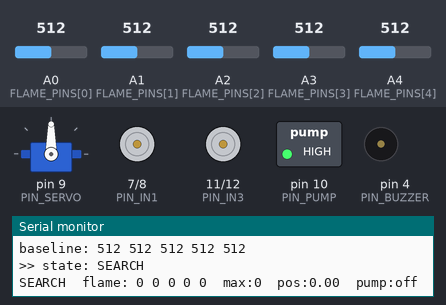
This sketch was run on a simulated Arduino Uno, built with avr-gcc and run on an emulated ATmega328P. Shown: servo, motor-driver pin pairs drawn as motors (green arrow = first pin HIGH = forward, orange = second pin HIGH = backward, longer = more drive, scaled by the enable pin), switched loads named in the sketch (green lamp = pin HIGH), buzzer (waves = sounding), the last lines printed to the serial monitor. Inputs (shaded band) come from the test bench; at power-on: A0 (FLAME_PINS[0]) = 512, A2 (FLAME_PINS[2]) = 512, A3 (FLAME_PINS[3]) = 512, A1 (FLAME_PINS[1]) = 512, A4 (FLAME_PINS[4]) = 512.

Above: at 3.64 s.
3.9 s: A0 (FLAME_PINS[0]) set to 406
6.9 s: A0 (FLAME_PINS[0]) set to 385
At 7.3 s:
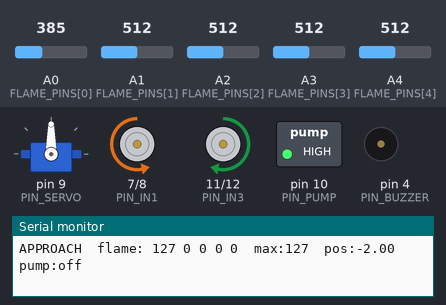
8.4 s: A2 (FLAME_PINS[2]) set to 440
9.9 s: A2 (FLAME_PINS[2]) set to 410
At 10.2 s:
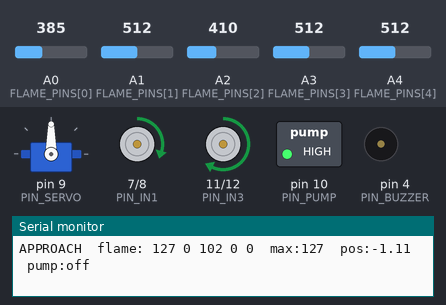
11.4 s: A3 (FLAME_PINS[3]) set to 409
12.9 s: A3 (FLAME_PINS[3]) set to 380
At 13.7 s:
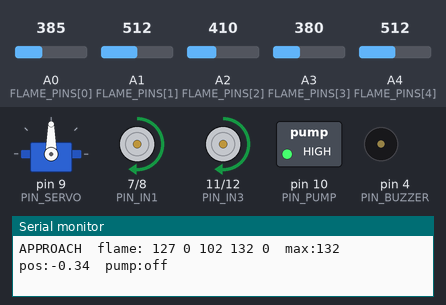
Timing chart, 0 to 15.4 s (numbered marks = the images above; inputs shaded):
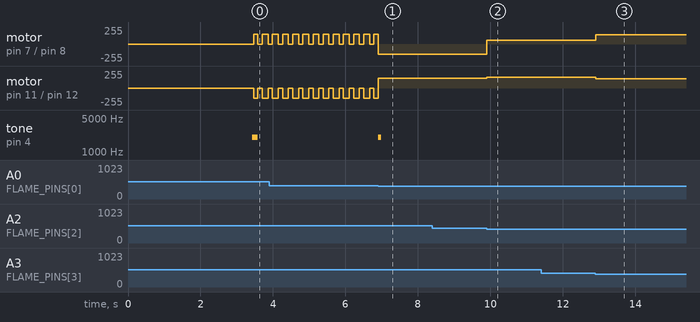

The sketch:

fire_fighting_robot.ino
```cpp
// ============================================================================
//  Autonomous Fire-Fighting Robot
//  Arduino UNO + 5-channel IR flame sensor + L298N + 2 DC motors
//  + relay-switched water pump + SG90 nozzle servo + buzzer
//
//  Behaviour (a "state machine"):
//
//    STARTING -> SEARCH -> APPROACH -> EXTINGUISH -> CHECK -+-> BACK_OFF -> SEARCH
//                  ^          ^                       |     |   (fire is out)
//                  |          +------ still burning --+     |
//                  +-------------- flame lost --------------+
//                                     too many attempts -> ALARM
//
//  All pins and tunable numbers are in config.h.
// ============================================================================
#include <Servo.h>
#include "config.h"

// ---------------------------------------------------------------------------
//  State machine
// ---------------------------------------------------------------------------
enum State { STARTING, SEARCH, APPROACH, EXTINGUISH, CHECK, BACK_OFF, ALARM };
const char *const STATE_NAMES[] = {"STARTING", "SEARCH",   "APPROACH", "EXTINGUISH",
                                   "CHECK",    "BACK_OFF", "ALARM"};

State state = STARTING;
unsigned long stateStart = 0;  // millis() when we entered the current state

// ---------------------------------------------------------------------------
//  Flame sensor data
// ---------------------------------------------------------------------------
int baseline[FLAME_COUNT];  // raw values with no fire (measured at start-up)
int strength[FLAME_COUNT];  // how strongly each channel sees a flame (0 = none)
int maxStrength = 0;        // strongest channel
float flamePosition = 0;    // -2 = far left, 0 = straight ahead, +2 = far right
unsigned long lastSeen = 0; // last time a flame was visible

// ---------------------------------------------------------------------------
//  Actuators
// ---------------------------------------------------------------------------
Servo nozzle;
int servoAngle = SERVO_CENTER;
int servoDirection = 1;
unsigned long lastServoStep = 0;

bool pumpOn = false;
unsigned long pumpOnSince = 0;


uint8_t sprayAttempts = 0;
unsigned long lastSensorRead = 0;
unsigned long lastDebug = 0;
unsigned long lastAlarmBeep = 0;

// ===========================================================================
//  Small helpers
// ===========================================================================
unsigned long timeInState() { return millis() - stateStart; }

// --- Motors ----------------------------------------------------------------
// speed: -255 (full reverse) .. 0 (stop) .. +255 (full forward)
void driveMotor(uint8_t pinEnable, uint8_t pinA, uint8_t pinB, int speed, bool reversed) {
  if (reversed) speed = -speed;
  speed = constrain(speed, -255, 255);
  if (speed > 0) {
    digitalWrite(pinA, HIGH);
    digitalWrite(pinB, LOW);
  } else if (speed < 0) {
    digitalWrite(pinA, LOW);
    digitalWrite(pinB, HIGH);
  } else {
    digitalWrite(pinA, LOW);
    digitalWrite(pinB, LOW);
  }
  analogWrite(pinEnable, abs(speed));
}

void setMotors(int left, int right) {
  driveMotor(PIN_ENA, PIN_IN1, PIN_IN2, left, LEFT_MOTOR_REVERSED);
  driveMotor(PIN_ENB, PIN_IN3, PIN_IN4, right, RIGHT_MOTOR_REVERSED);
}

void stopMotors() { setMotors(0, 0); }

// --- Pump (through the relay) ----------------------------------------------
void setPump(bool on) {
  if (on && !pumpOn) pumpOnSince = millis();
  pumpOn = on;
  bool level = RELAY_ACTIVE_LOW ? !on : on;
  digitalWrite(PIN_PUMP, level ? HIGH : LOW);
}

// --- Buzzer (non-blocking) -------------------------------------------------
// tone() plays in the background and stops by itself after `ms`.
// It works with an active buzzer too (and makes the Wokwi piezo audible).
void beep(unsigned long ms) { tone(PIN_BUZZER, BUZZER_HZ, ms); }

// --- Nozzle sweep (non-blocking) -------------------------------------------
void centerNozzle() {
  servoAngle = SERVO_CENTER;
  servoDirection = 1;
  nozzle.write(servoAngle);
}

void sweepNozzle() {
  if (millis() - lastServoStep < SERVO_STEP_MS) return;
  lastServoStep = millis();
  servoAngle += servoDirection * SERVO_STEP_DEG;
  if (servoAngle >= SERVO_CENTER + SERVO_SWEEP) servoDirection = -1;
  if (servoAngle <= SERVO_CENTER - SERVO_SWEEP) servoDirection = 1;
  nozzle.write(servoAngle);
}

// ===========================================================================
//  Flame sensor
// ===========================================================================
// Measure every channel with NO fire in view. Everything is compared to this,
// so the robot adapts to the room's light by itself.
void calibrateFlameSensor() {
  long sum[FLAME_COUNT] = {0};
  const int samples = 40;
  for (int s = 0; s < samples; s++) {
    for (uint8_t i = 0; i < FLAME_COUNT; i++) sum[i] += analogRead(FLAME_PINS[i]);
    delay(10);
  }
  for (uint8_t i = 0; i < FLAME_COUNT; i++) baseline[i] = sum[i] / samples;
}

void readFlameSensor() {
  long total = 0;
  long weighted = 0;
  maxStrength = 0;
  for (uint8_t i = 0; i < FLAME_COUNT; i++) {
    int raw = analogRead(FLAME_PINS[i]);
    int s = FLAME_LOWER_MEANS_MORE ? baseline[i] - raw : raw - baseline[i];
    if (s < 0) s = 0;
    strength[i] = s;
    if (s > maxStrength) maxStrength = s;
    total += s;
    weighted += (long)s * (i - 2);  // channel 0 -> -2 ... channel 4 -> +2
  }
  flamePosition = (total > 0) ? (float)weighted / total : 0;
  if (maxStrength >= FLAME_DETECT_STRENGTH) lastSeen = millis();
}

// ===========================================================================
//  State changes: everything that must happen ONCE when entering a state
// ===========================================================================
void changeState(State next) {
  state = next;
  stateStart = millis();

  switch (next) {
    case SEARCH:
      setPump(false);
      stopMotors();
      centerNozzle();
      break;
    case APPROACH:
      setPump(false);
      break;
    case EXTINGUISH:
      stopMotors();
      sprayAttempts++;
      centerNozzle();
      setPump(true);
      break;
    case CHECK:
      setPump(false);
      stopMotors();
      centerNozzle();
      break;
    case BACK_OFF:
      setPump(false);
      setMotors(-SPEED_BACK_OFF, -SPEED_BACK_OFF);
      break;
    case ALARM:
      setPump(false);
      stopMotors();
      break;
    default:
      break;
  }

  if (DEBUG) {
    Serial.print(F(">> state: "));
    Serial.println(STATE_NAMES[next]);
  }
}

void printStatus() {
  Serial.print(STATE_NAMES[state]);
  Serial.print(F("  flame:"));
  for (uint8_t i = 0; i < FLAME_COUNT; i++) {
    Serial.print(' ');
    Serial.print(strength[i]);
  }
  Serial.print(F("  max:"));
  Serial.print(maxStrength);
  Serial.print(F("  pos:"));
  Serial.print(flamePosition, 2);
  Serial.print(F("  pump:"));
  Serial.println(pumpOn ? F("ON") : F("off"));
}

// ===========================================================================
//  One function per state: what to do while we are IN that state
// ===========================================================================
void doStarting() {
  if (timeInState() < START_DELAY_MS) return;
  calibrateFlameSensor();
  if (DEBUG) {
    Serial.print(F("baseline:"));
    for (uint8_t i = 0; i < FLAME_COUNT; i++) {
      Serial.print(' ');
      Serial.print(baseline[i]);
    }
    Serial.println();
  }
  beep(150);
  changeState(SEARCH);
}

void doSearch() {
  if (maxStrength >= FLAME_DETECT_STRENGTH) {
    stopMotors();
    sprayAttempts = 0;
    beep(80);
    changeState(APPROACH);
    return;
  }
  // Spin right a little, stop and look, spin again... (stopping makes the
  // readings steadier than spinning non-stop)
  unsigned long t = timeInState() % (SEARCH_SPIN_MS + SEARCH_LOOK_MS);
  if (t < SEARCH_SPIN_MS) setMotors(SPEED_SEARCH_TURN, -SPEED_SEARCH_TURN);
  else stopMotors();
}

void doApproach() {
  if (maxStrength >= FLAME_NEAR_STRENGTH) {  // close enough
    changeState(EXTINGUISH);
    return;
  }
  if (millis() - lastSeen > LOST_TIMEOUT_MS) {  // flame disappeared
    changeState(SEARCH);
    return;
  }
  if (maxStrength < FLAME_LOST_STRENGTH) {  // flickered out of view: wait
    stopMotors();
    return;
  }

  if (flamePosition < -1.2) {         // far to the left: turn on the spot
    setMotors(-SPEED_SEARCH_TURN, SPEED_SEARCH_TURN);
  } else if (flamePosition > 1.2) {   // far to the right: turn on the spot
    setMotors(SPEED_SEARCH_TURN, -SPEED_SEARCH_TURN);
  } else if (flamePosition < -0.4) {  // a bit left: curve left
    setMotors(SPEED_STEER_SLOW, SPEED_STEER_FAST);
  } else if (flamePosition > 0.4) {   // a bit right: curve right
    setMotors(SPEED_STEER_FAST, SPEED_STEER_SLOW);
  } else {                            // straight ahead
    setMotors(SPEED_FORWARD, SPEED_FORWARD);
  }
}

void doExtinguish() {
  sweepNozzle();
  // setPump(false) may already have been forced by the safety timer
  if (timeInState() >= SPRAY_MS || !pumpOn) changeState(CHECK);
}

void doCheck() {
  if (timeInState() < CHECK_WAIT_MS) return;  // let the smoke/flicker settle

  if (maxStrength >= FLAME_DETECT_STRENGTH) {  // still burning
    if (sprayAttempts >= MAX_SPRAY_ATTEMPTS) changeState(ALARM);
    else if (maxStrength >= FLAME_NEAR_STRENGTH) changeState(EXTINGUISH);
    else changeState(APPROACH);
  } else {                                     // fire is out
    beep(400);
    changeState(BACK_OFF);
  }
}

void doBackOff() {
  if (timeInState() >= BACK_OFF_MS) changeState(SEARCH);
}

void doAlarm() {
  // The robot could not put the fire out: stop everything and call a human.
  if (millis() - lastAlarmBeep >= 1000) {
    lastAlarmBeep = millis();
    beep(500);
  }
}

// ===========================================================================
//  Arduino entry points
// ===========================================================================
void setup() {
  // Put the relay in its OFF position *before* making the pin an output,
  // so the pump never gives a short squirt at power-up.
  digitalWrite(PIN_PUMP, RELAY_ACTIVE_LOW ? HIGH : LOW);
  pinMode(PIN_PUMP, OUTPUT);

  pinMode(PIN_ENA, OUTPUT);
  pinMode(PIN_IN1, OUTPUT);
  pinMode(PIN_IN2, OUTPUT);
  pinMode(PIN_ENB, OUTPUT);
  pinMode(PIN_IN3, OUTPUT);
  pinMode(PIN_IN4, OUTPUT);
  pinMode(PIN_BUZZER, OUTPUT);
  stopMotors();

  nozzle.attach(PIN_SERVO);
  centerNozzle();

  Serial.begin(9600);
  Serial.println(F("Fire-fighting robot: keep flames out of view, calibrating soon..."));
  changeState(STARTING);
}

void loop() {
  // Safety net: the pump never runs longer than PUMP_MAX_ON_MS in one go.
  if (pumpOn && millis() - pumpOnSince > PUMP_MAX_ON_MS) setPump(false);

  if (state != STARTING && millis() - lastSensorRead >= SENSOR_PERIOD_MS) {
    lastSensorRead = millis();
    readFlameSensor();
  }

  switch (state) {
    case STARTING:   doStarting();   break;
    case SEARCH:     doSearch();     break;
    case APPROACH:   doApproach();   break;
    case EXTINGUISH: doExtinguish(); break;
    case CHECK:      doCheck();      break;
    case BACK_OFF:   doBackOff();    break;
    case ALARM:      doAlarm();      break;
  }

  if (DEBUG && millis() - lastDebug >= DEBUG_PERIOD_MS) {
    lastDebug = millis();
    printStatus();
  }
}
```

config.h
```cpp
// ============================================================================
//  config.h - every pin number and every tunable number lives here.
//  When the real robot behaves differently from what you expect, you should
//  only need to change values in this file (not the logic in the .ino file).
// ============================================================================
#pragma once
#include <Arduino.h>

// ---------------------------------------------------------------------------
//  Pins
// ---------------------------------------------------------------------------
// 5-channel flame sensor, ordered from the robot's LEFT to its RIGHT.
// (module outputs A1..A5 -> Arduino A0..A4). If the robot turns the wrong
// way towards a flame, reverse this list.
const uint8_t FLAME_PINS[5] = {A0, A1, A2, A3, A4};
const uint8_t FLAME_COUNT   = 5;

// L298N motor driver
const uint8_t PIN_ENA = 5;   // left motor speed (PWM)
const uint8_t PIN_IN1 = 7;   // left motor direction
const uint8_t PIN_IN2 = 8;
const uint8_t PIN_ENB = 6;   // right motor speed (PWM)
const uint8_t PIN_IN3 = 11;  // right motor direction
const uint8_t PIN_IN4 = 12;

const uint8_t PIN_SERVO  = 9;   // SG90 nozzle servo
const uint8_t PIN_PUMP   = 10;  // relay module input (switches the pump)
const uint8_t PIN_BUZZER = 4;   // buzzer (optional)
const unsigned int BUZZER_HZ = 2000;

// ---------------------------------------------------------------------------
//  Hardware quirks (check these with the test sketches in firmware/tests/)
// ---------------------------------------------------------------------------
// Most cheap 1-channel relay modules switch ON when their input is LOW.
// If the pump runs when it should be off, set this to false.
const bool RELAY_ACTIVE_LOW = true;

// If a wheel spins backwards when the robot should drive forward,
// flip the matching flag instead of swapping wires.
const bool LEFT_MOTOR_REVERSED  = false;
const bool RIGHT_MOTOR_REVERSED = false;

// Typical IR flame sensor modules give a LOWER analog value when they see
// MORE flame. If yours does the opposite, set this to false.
const bool FLAME_LOWER_MEANS_MORE = true;

// ---------------------------------------------------------------------------
//  Flame detection thresholds
//  "strength" = how much a channel moved away from its no-fire baseline
//  that the robot measures by itself at start-up (0 = nothing, ~1000 = max).
// ---------------------------------------------------------------------------
const int FLAME_DETECT_STRENGTH = 120;  // above this: "I can see a flame"
const int FLAME_LOST_STRENGTH   = 80;   // below this: "the flame is gone"
const int FLAME_NEAR_STRENGTH   = 500;  // above this: "close enough, spray" (~20 cm)

// ---------------------------------------------------------------------------
//  Motor speeds (0..255). TT motors usually need at least ~110 to move.
// ---------------------------------------------------------------------------
const int SPEED_SEARCH_TURN = 150;  // spinning on the spot while searching
const int SPEED_FORWARD     = 140;  // driving straight at the flame
const int SPEED_STEER_FAST  = 165;  // outer wheel while steering
const int SPEED_STEER_SLOW  = 60;   // inner wheel while steering
const int SPEED_BACK_OFF    = 140;  // reversing after the fire is out

// ---------------------------------------------------------------------------
//  Timings (milliseconds)
// ---------------------------------------------------------------------------
const unsigned long START_DELAY_MS    = 3000;  // time to put the robot down
const unsigned long SEARCH_SPIN_MS    = 160;   // spin a little...
const unsigned long SEARCH_LOOK_MS    = 120;   // ...then stop and look
const unsigned long LOST_TIMEOUT_MS   = 800;   // flame unseen this long -> search
const unsigned long SPRAY_MS          = 2500;  // one spray burst
const unsigned long PUMP_MAX_ON_MS    = 4000;  // safety: pump never runs longer
const unsigned long CHECK_WAIT_MS     = 1200;  // wait after spraying, then look
const unsigned long BACK_OFF_MS       = 500;   // reverse away from the candle
const unsigned long SENSOR_PERIOD_MS  = 20;    // read the sensors 50x a second
const unsigned long DEBUG_PERIOD_MS   = 250;   // print status 4x a second

const uint8_t MAX_SPRAY_ATTEMPTS = 4;  // give up (and alarm) after this many

// ---------------------------------------------------------------------------
//  Nozzle servo angles (degrees)
// ---------------------------------------------------------------------------
const int SERVO_CENTER   = 90;
const int SERVO_SWEEP    = 30;   // sweeps CENTER-30 .. CENTER+30
const int SERVO_STEP_DEG = 3;    // degrees per sweep step
const unsigned long SERVO_STEP_MS = 25;

// Print sensor values and state on the Serial Monitor (9600 baud).
const bool DEBUG = true;
```

Measured:
- the behaviour switches between 393 and 392 on A0 (FLAME_PINS[0]) (found by bisection; images 0 and 1)
- the behaviour switches between 428 and 427 on A2 (FLAME_PINS[2]) (found by bisection; images 1 and 2)
- the behaviour switches between 397 and 396 on A3 (FLAME_PINS[3]) (found by bisection; images 2 and 3)
- after the input at 6.9 s, tone on pin 4 (PIN_BUZZER): silent → 2000 Hz at once, → silent 0.08 s later
- after the input at 9.9 s, motor on pin 7 (PIN_IN1) / pin 8 (PIN_IN2): backward 150/255 → forward 60/255 at once; motor on pin 11 (PIN_IN3) / pin 12 (PIN_IN4): forward 150/255 → forward 165/255 at once
- after the input at 12.9 s, motor on pin 7 (PIN_IN1) / pin 8 (PIN_IN2): forward 60/255 → forward 140/255 at once; motor on pin 11 (PIN_IN3) / pin 12 (PIN_IN4): forward 165/255 → forward 140/255 at once
